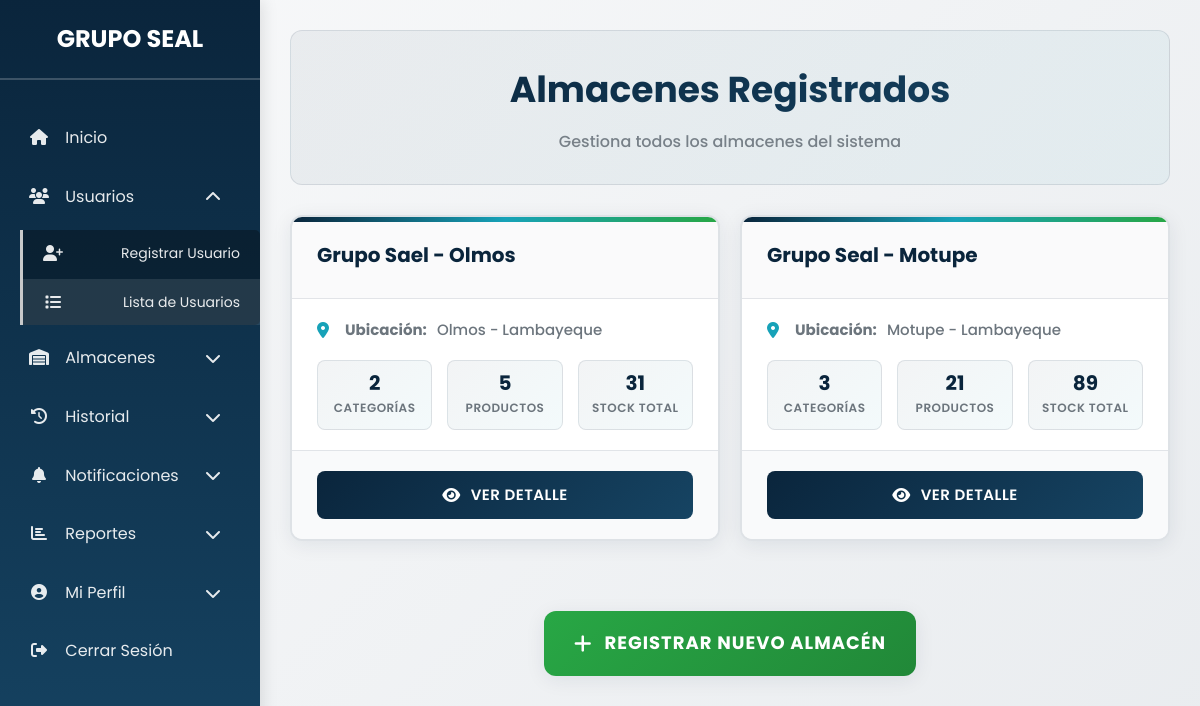
/almacenes/listar.php (signed in), run on the app's committed database.
### tables this page shows
CREATE TABLE `almacenes` (
  `id` int(11) NOT NULL,
  `nombre` varchar(100) NOT NULL,
  `ubicacion` varchar(255) NOT NULL
);

### almacenes/listar.php (the view, shortened to what this page needs)
<?php
require_once "../config/database.php";
$usuario_rol = $_SESSION["user_role"] ?? "usuario";
if ($usuario_rol == 'admin') {
    $sql = "SELECT id, nombre, ubicacion FROM almacenes ORDER BY id DESC";
    $result = $conn->query($sql);
}
?>
<!DOCTYPE html>
<html lang="es">
<head>
    <link rel="stylesheet" href="https://cdnjs.cloudflare.com/ajax/libs/font-awesome/6.4.2/css/all.min.css">
    <link rel="stylesheet" href="../assets/css/listar-usuarios.css">
    <link rel="stylesheet" href="../assets/css/almacenes-listar.css">
</head>
<body>
<nav class="sidebar" id="sidebar" role="navigation" aria-label="Menú principal">
    <h2>GRUPO SEAL</h2>
    <ul>
        <li>
            <a href="../dashboard.php" aria-label="Ir a inicio">
                <span><i class="fas fa-home"></i> Inicio</span>
            </a>
        </li>
        <?php if ($usuario_rol == 'admin'): ?>
        <li class="submenu-container">
            <a href="#" aria-label="Menú Usuarios" aria-expanded="false" role="button" tabindex="0">
                <span><i class="fas fa-users"></i> Usuarios</span>
                <i class="fas fa-chevron-down"></i>
            </a>
            <ul class="submenu" role="menu">
                <li><a href="../usuarios/registrar.php" role="menuitem"><i class="fas fa-user-plus"></i> Registrar Usuario</a></li>
                <li><a href="../usuarios/listar.php" role="menuitem"><i class="fas fa-list"></i> Lista de Usuarios</a></li>
            </ul>
        </li>
        <?php endif; ?>
        <li class="submenu-container">
            <a href="#" aria-label="Menú Almacenes" aria-expanded="false" role="button" tabindex="0">
                <span><i class="fas fa-warehouse"></i> Almacenes</span>
                <i class="fas fa-chevron-down"></i>
            </a>
        </li>
        <li class="submenu-container">
            <a href="#" aria-label="Menú Historial" aria-expanded="false" role="button" tabindex="0">
                <span><i class="fas fa-history"></i> Historial</span>
                <i class="fas fa-chevron-down"></i>
            </a>
        </li>
        <li class="submenu-container">
            <a href="#" aria-label="Menú Notificaciones" aria-expanded="false" role="button" tabindex="0">
                <span>
                    <i class="fas fa-bell"></i> Notificaciones
                </span>
                <i class="fas fa-chevron-down"></i>
            </a>
        </li>
        <?php if ($usuario_rol == 'admin'): ?>
        <li class="submenu-container">
            <a href="#" aria-label="Menú Reportes" aria-expanded="false" role="button" tabindex="0">
                <span><i class="fas fa-chart-bar"></i> Reportes</span>
                <i class="fas fa-chevron-down"></i>
            </a>
        </li>
        <?php endif; ?>
        <li class="submenu-container">
            <a href="#" aria-label="Menú Perfil" aria-expanded="false" role="button" tabindex="0">
                <span><i class="fas fa-user-circle"></i> Mi Perfil</span>
                <i class="fas fa-chevron-down"></i>
            </a>
        </li>
        <li>
            <a href="#" onclick="manejarCerrarSesion(event)" aria-label="Cerrar sesión">
                <span><i class="fas fa-sign-out-alt"></i> Cerrar Sesión</span>
            </a>
        </li>
    </ul>
</nav>
<main class="content" id="main-content" role="main">
    <header class="page-header">
        <h1><?php echo ($usuario_rol == 'admin') ? 'Almacenes Registrados' : 'Mi Almacén Asignado'; ?></h1>
        <p class="page-description">
            <?php echo ($usuario_rol == 'admin') ? 'Gestiona todos los almacenes del sistema' : 'Información de tu almacén asignado'; ?>
        </p>
    </header>
    <div class="almacenes-container">
        <?php if ($result && $result->num_rows > 0): ?>
            <?php while ($row = $result->fetch_assoc()): ?>
                <div class="almacen-card" data-almacen-id="<?php echo $row['id']; ?>">
                    <div class="card-header">
                        <h3><?php echo htmlspecialchars($row["nombre"]); ?></h3>
                    </div>
                    <div class="card-body">
                        <p class="ubicacion">
                            <i class="fas fa-map-marker-alt"></i>
                            <strong>Ubicación:</strong> <?php echo htmlspecialchars($row["ubicacion"]); ?>
                        </p>
                        <div class="warehouse-stats">
                            <?php
                            $almacen_id = $row['id'];
                            $sql_stats = "SELECT
                                COUNT(DISTINCT p.categoria_id) as total_categorias,
                                COUNT(p.id) as total_productos,
                                COALESCE(SUM(p.cantidad), 0) as total_stock
                                FROM productos p
                                WHERE p.almacen_id = ?";
                            $stmt_stats = $conn->prepare($sql_stats);
                            $stmt_stats->bind_param("i", $almacen_id);
                            $stmt_stats->execute();
                            $stats = $stmt_stats->get_result()->fetch_assoc();
                            ?>
                            <div class="stat-item">
                                <span class="stat-value"><?php echo $stats['total_categorias']; ?></span>
                                <span class="stat-label">Categorías</span>
                            </div>
                            <div class="stat-item">
                                <span class="stat-value"><?php echo $stats['total_productos']; ?></span>
                                <span class="stat-label">Productos</span>
                            </div>
                            <div class="stat-item">
                                <span class="stat-value"><?php echo $stats['total_stock']; ?></span>
                                <span class="stat-label">Stock Total</span>
                            </div>
                        </div>
                    </div>
                    <div class="card-footer">
                        <a href="ver-almacen.php?id=<?php echo htmlspecialchars($row['id']); ?>" class="btn-ver">
                            <i class="fas fa-eye"></i> Ver Detalle
                        </a>
                    </div>
                </div>
            <?php endwhile; ?>
        <?php endif; ?>
    </div>
    <?php if ($usuario_rol == 'admin' && $result && $result->num_rows > 0): ?>
    <div class="action-bar">
        <a href="registrar.php" class="btn-add-warehouse">
            <i class="fas fa-plus"></i> Registrar Nuevo Almacén
        </a>
    </div>
    <?php endif; ?>
</main>
</body>
</html>

### assets/css/listar-usuarios.css (style rules this page uses)
* { margin: 0; padding: 0; box-sizing: border-box; font-family: 'Poppins', sans-serif; }
:root { --list-primary: #0a253c; --list-secondary: #c8c9ca; --list-background: #ffffff; --list-surface: #f8f9fa; --list-success: #28a745; --list-warning: #ffc107; --list-danger: #dc3545; --list-info: #17a2b8; --list-text-light: #6c757d; --list-border: #dee2e6; --list-border-radius: 8px; --list-shadow: 0 2px 8px rgba(10, 37, 60, 0.1); --list-shadow-hover: 0 4px 15px rgba(10, 37, 60, 0.15); --list-transition: all 0.3s ease; }
body { background: linear-gradient(135deg, #f8f9fa 0%, #e9ecef 100%); color: var(--list-primary); line-height: 1.6; }
.sidebar { width: 260px; height: 100vh; background: linear-gradient(180deg, var(--list-primary) 0%, #164463 100%); color: var(--list-background); position: fixed; top: 0; left: 0; padding: 20px 0; transition: transform 0.3s ease; z-index: 999; box-shadow: 3px 0 15px rgba(0, 0, 0, 0.1); }
.sidebar h2 { text-align: center; margin-bottom: 30px; color: var(--list-background); font-weight: 700; font-size: 24px; padding: 0 20px 20px; border-bottom: 2px solid rgba(255, 255, 255, 0.2); }
.sidebar ul { list-style: none; padding: 0; }
.sidebar ul li { margin: 3px 0; }
.sidebar ul li a { display: flex; align-items: center; justify-content: space-between; padding: 15px 25px; color: rgba(255, 255, 255, 0.9); text-decoration: none; transition: var(--list-transition); border-left: 4px solid transparent; }
.sidebar ul li a i { margin-right: 12px; font-size: 16px; width: 20px; text-align: center; }
.submenu-container .submenu { display: none; background: rgba(0, 0, 0, 0.3); margin: 5px 0 5px 20px; border-left: 3px solid var(--list-secondary); border-radius: 0 5px 5px 0; }
.submenu-container .submenu.activo { display: block; animation: expandMenu 0.3s ease-out; }
.submenu-container .submenu li a { padding: 12px 20px; font-size: 14px; border-left: none; background: transparent; }
.submenu-container > a .fa-chevron-down { transition: transform 0.3s ease; }
.content { margin-left: 260px; padding: 30px; min-height: 100vh; transition: margin-left 0.3s ease; }
.content header { margin-bottom: 30px; text-align: center; }
.content header h1 { color: var(--list-primary); font-size: 36px; font-weight: 700; background: linear-gradient(135deg, var(--list-primary), #164463); -webkit-background-clip: text; -webkit-text-fill-color: transparent; background-clip: text; margin-bottom: 10px; }
.sidebar ul li a[href*="listar.php"] { background: rgba(255, 255, 255, 0.1); border-left-color: var(--list-warning); }

### almacenes/listar.php (style rules this page uses)
.card-enter { animation: slideInUp 0.6s ease-out both; }

### data on the page
almacenes: nombre "Grupo Sael - Olmos", ubicacion "Olmos - Lambayeque", total_categorias "2", total_productos "5", total_stock "31"
almacenes: nombre "Grupo Seal - Motupe", ubicacion "Motupe - Lambayeque", total_categorias "3", total_productos "21", total_stock "89"
